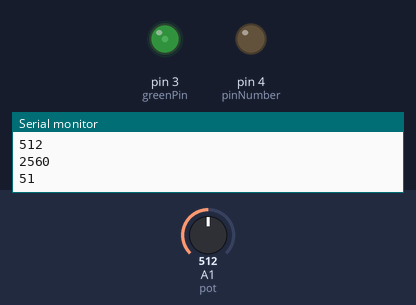
This sketch was run on a simulated Arduino Uno, built with avr-gcc and run on an emulated ATmega328P. Parts: output pins drawn as LEDs (lit = HIGH), the last lines printed to the serial monitor. The test bench sets the inputs (shaded band); at power-on: A1 (pot) = 512.

Above: at 1.2 s.
1.3 s: A1 (pot) set to 716
At 2.5 s:
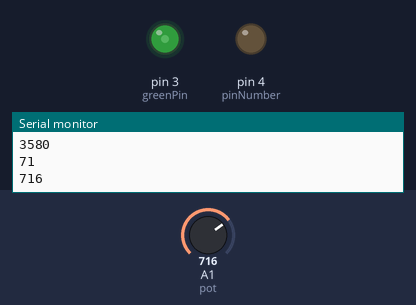
2.8 s: A1 (pot) set to 0
At 3.3 s:
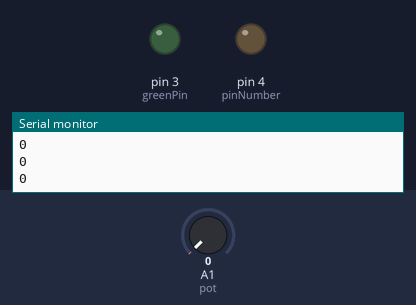
4.3 s: A1 (pot) set to 8
5.8 s: A1 (pot) set to 11
At 7.1 s:
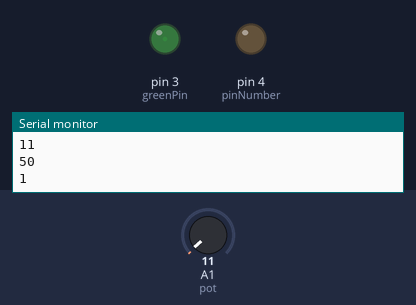
Timing chart, 0 to 8.3 s (numbered marks = the images above; inputs shaded):
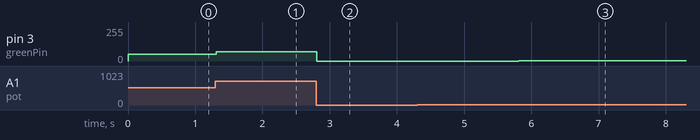

The sketch:

sketch_sep20a.ino
```cpp
const int greenPin = 3;       // pin that the LED is attached to
const int pinNumber = 4;
int analogValue = 0;        // value read from the pot
int brightness = 0;
int frequency = 0;

void setup() {
  // initialize serial communications at 9600 bps:
    Serial.begin(9600);
    // declare the led pin as an output:
    pinMode(greenPin, OUTPUT);
    pinMode(pinNumber, OUTPUT);
}

void loop() {
   analogValue = analogRead(A1);    // read the pot value
   Serial.println(analogValue);
    brightness = analogValue /10;       //divide by 4 to fit in a byte
    analogWrite(greenPin, brightness);   // PWM the LED with the brightness value
    frequency = (analogValue /2) * 10;
    Serial.println(frequency);
    analogWrite(pinNumber, brightness);
    //tone(pinNumber, frequency);
    Serial.println(brightness);
 }
```

Measured:
- after the input at 1.3 s, pin 3 (greenPin): 51/255 → 71/255 at once
- after the input at 2.8 s, pin 3 (greenPin): 71/255 → 0/255 at once
- after the input at 5.8 s, pin 3 (greenPin): 0/255 → 1/255 at once
